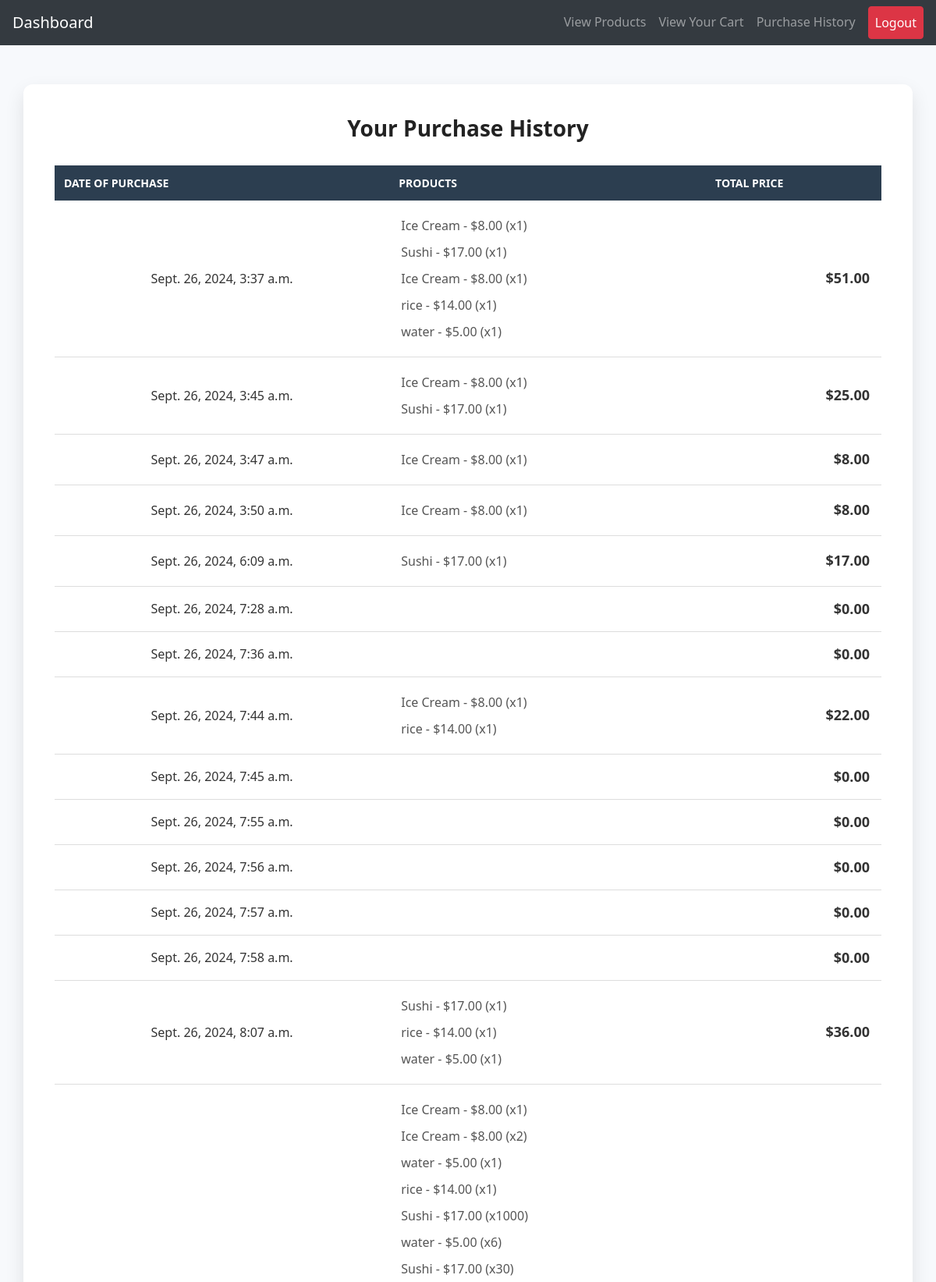
The app's page /purchase_history/ (signed in, upper part) with its own data.
### store/models.py (models this page shows, shortened)
class PurchaseHistory(models.Model):
    STATUS_CHOICES = [
        ('Pending', 'Pending'),
        ('Approved', 'Approved'),
        ('Denied', 'Denied'),
    ]
    customer = models.ForeignKey(User, on_delete=models.CASCADE)
    total_price = models.DecimalField(max_digits=10, decimal_places=2)
    purchase_date = models.DateTimeField(auto_now_add=True)
    status = models.CharField(max_length=20, choices=STATUS_CHOICES, default='Pending')

class PurchaseItem(models.Model):
    purchase = models.ForeignKey(PurchaseHistory, related_name='items', on_delete=models.CASCADE)
    product = models.ForeignKey(Product, on_delete=models.CASCADE)
    quantity = models.PositiveIntegerField(default=1)

class Product(models.Model):
    name = models.CharField(max_length=255)
    price = models.DecimalField(max_digits=10, decimal_places=2)

### store/views.py (the view)
# urls.py: path('purchase_history/', views.purchase_history, name='purchase_history'),
@login_required
def purchase_history(request):
    purchase_history = PurchaseHistory.objects.filter(customer=request.user).select_related('customer').prefetch_related('items__product')
    return render(request, 'store/purchase_history.html', {'history': purchase_history})

### store/templates/store/purchase_history.html (shortened to what this page needs)
<!DOCTYPE html>
<html lang="en">
<head>
    <link rel="stylesheet" href="https://stackpath.bootstrapcdn.com/bootstrap/4.3.1/css/bootstrap.min.css">
</head>
<body>
    {% include 'navbar.html' %}
    <div class="container">
        <h2>Your Purchase History</h2>
        <table>
            <thead>
                <tr>
                    <th>Date of Purchase</th>
                    <th>Products</th>
                    <th>Total Price</th>
                </tr>
            </thead>
            <tbody>
                {% for purchase in history %}
                <tr>
                    <td>{{ purchase.purchase_date }}</td>
                    <td>
                        <ul>
                            {% for item in purchase.items.all %}
                            <li>{{ item.product.name }} - ${{ item.product.price }} (x{{ item.quantity }})</li>
                            {% endfor %}
                        </ul>
                    </td>
                    <td class="total-price">${{ purchase.total_price }}</td>
                </tr>
                {% empty %}
                <tr>
                    <td colspan="3" class="empty-message">No purchase history available.</td>
                </tr>
                {% endfor %}
            </tbody>
        </table>
    </div>
</body>
</html>

### store/templates/store/purchase_history.html (style rules this page uses)
body { background-color: #f7f9fc; font-family: 'Segoe UI', Tahoma, Geneva, Verdana, sans-serif; color: #333; }
.container { margin-top: 50px; background-color: #ffffff; padding: 40px; border-radius: 12px; box-shadow: 0 10px 25px rgba(0, 0, 0, 0.1); }
h2 { font-weight: 600; text-align: center; margin-bottom: 30px; color: #222; font-size: 28px; }
table { width: 100%; border-collapse: collapse; margin-bottom: 30px; }
thead th { background-color: #2c3e50; color: #ffffff; text-transform: uppercase; font-size: 14px; padding: 12px; border: none; }
tbody td { padding: 15px; text-align: center; border-bottom: 1px solid #ddd; }
tbody ul { list-style-type: none; padding-left: 0; margin-bottom: 0; }
tbody li { text-align: left; color: #555; padding: 5px 0; }
.total-price { font-weight: 600; font-size: 18px; text-align: right; }

### records on screen
PurchaseHistory: purchase_date "Sept. 26, 2024, 3:37 a.m.", total_price "51.00"
PurchaseItem: product.name "Ice Cream", product.price "8.00", quantity "1"
PurchaseItem: product.name "Sushi", product.price "17.00", quantity "1"
PurchaseItem: product.name "Ice Cream", product.price "8.00", quantity "1"
PurchaseItem: product.name "rice", product.price "14.00", quantity "1"
PurchaseItem: product.name "water", product.price "5.00", quantity "1"
PurchaseHistory: purchase_date "Sept. 26, 2024, 3:45 a.m.", total_price "25.00"
PurchaseItem: product.name "Ice Cream", product.price "8.00", quantity "1"
PurchaseItem: product.name "Sushi", product.price "17.00", quantity "1"
PurchaseHistory: purchase_date "Sept. 26, 2024, 3:47 a.m.", total_price "8.00"
PurchaseItem: product.name "Ice Cream", product.price "8.00", quantity "1"
PurchaseHistory: purchase_date "Sept. 26, 2024, 3:50 a.m.", total_price "8.00"
PurchaseItem: product.name "Ice Cream", product.price "8.00", quantity "1"
PurchaseHistory: purchase_date "Sept. 26, 2024, 6:09 a.m.", total_price "17.00"
PurchaseItem: product.name "Sushi", product.price "17.00", quantity "1"
PurchaseHistory: purchase_date "Sept. 26, 2024, 7:28 a.m.", total_price "0.00"
PurchaseHistory: purchase_date "Sept. 26, 2024, 7:36 a.m.", total_price "0.00"
PurchaseHistory: purchase_date "Sept. 26, 2024, 7:44 a.m.", total_price "22.00"
PurchaseItem: product.name "Ice Cream", product.price "8.00", quantity "1"
PurchaseItem: product.name "rice", product.price "14.00", quantity "1"
PurchaseHistory: purchase_date "Sept. 26, 2024, 7:45 a.m.", total_price "0.00"
PurchaseHistory: purchase_date "Sept. 26, 2024, 7:55 a.m.", total_price "0.00"
PurchaseHistory: purchase_date "Sept. 26, 2024, 7:56 a.m.", total_price "0.00"
PurchaseHistory: purchase_date "Sept. 26, 2024, 7:57 a.m.", total_price "0.00"
PurchaseHistory: purchase_date "Sept. 26, 2024, 7:58 a.m.", total_price "0.00"
PurchaseHistory: purchase_date "Sept. 26, 2024, 8:07 a.m.", total_price "36.00"
PurchaseItem: product.name "Sushi", product.price "17.00", quantity "1"
PurchaseItem: product.name "rice", product.price "14.00", quantity "1"
PurchaseItem: product.name "water", product.price "5.00", quantity "1"
PurchaseItem: product.name "Ice Cream", product.price "8.00", quantity "1"
PurchaseItem: product.name "Ice Cream", product.price "8.00", quantity "2"
PurchaseItem: product.name "water", product.price "5.00", quantity "1"
PurchaseItem: product.name "rice", product.price "14.00", quantity "1"
PurchaseItem: product.name "Sushi", product.price "17.00", quantity "1000"
PurchaseItem: product.name "water", product.price "5.00", quantity "6"
PurchaseItem: product.name "Sushi", product.price "17.00", quantity "30"
